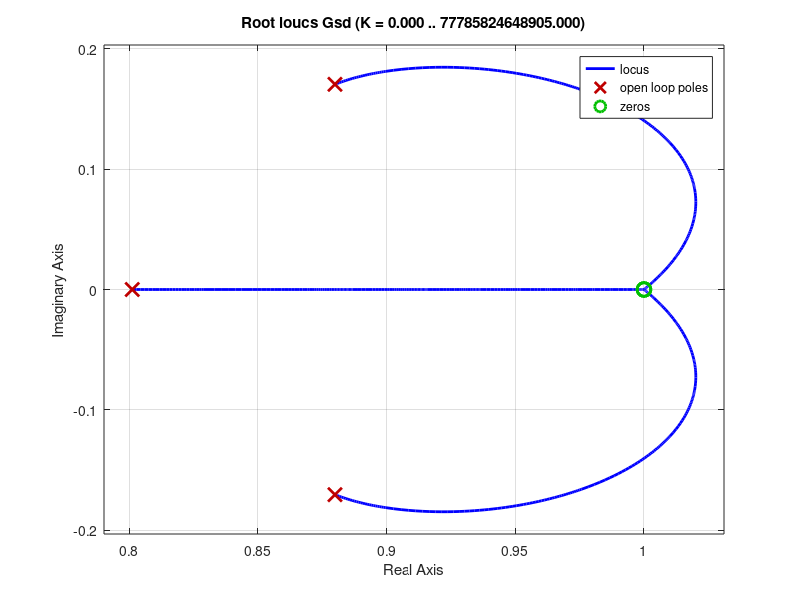
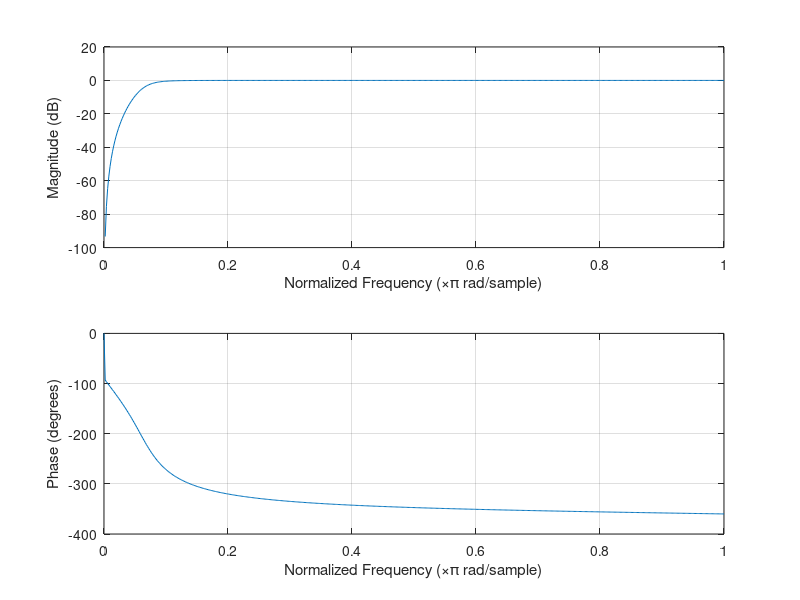
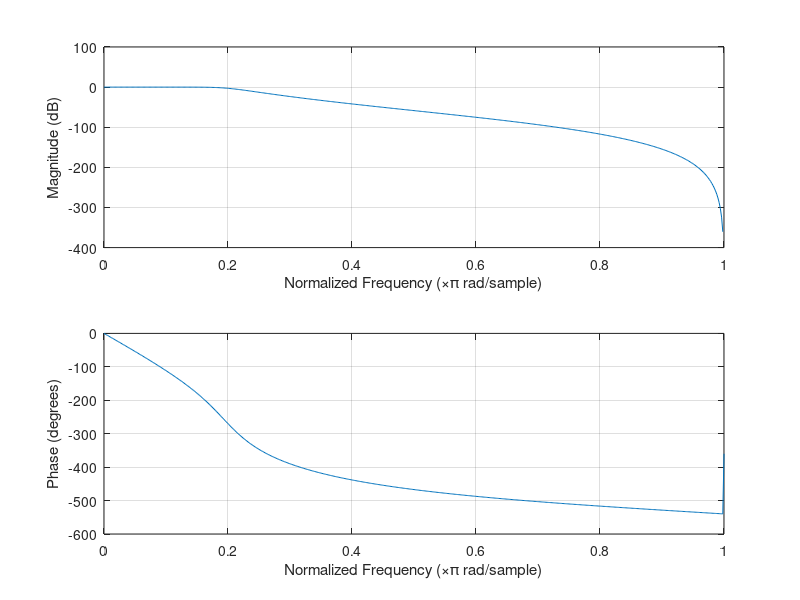
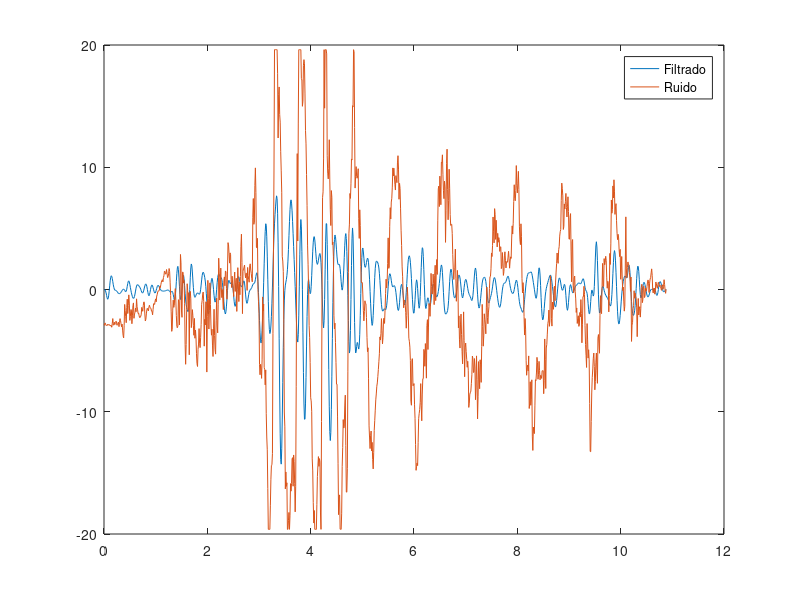

Write the MATLAB code that produced these figures, in order.
clear all
close all
data1 = csvread('sem_tremelique.csv', 1, 0);
ax = 9.81*data1(:,1);
taxa = 0.01;
Ts = taxa;
Fs = 1/taxa;
t = 0:taxa:(length(ax)-1)*taxa;


%%%%%Filtro IIR butterworth ou chebyshev
Fr = 7;
Fr2 = 20;
OmegaC = 2*pi*Fr;% freq angulr
OmegaC2 = 2*pi*Fr2;% freq angulr
w = 0:0.1:10*OmegaC;
N = 3; % Calculo da ordem do filtro
OmegaD = OmegaC/(2*pi*Fs); % freq normalizada
OmegaD2 = OmegaC2/(2*pi*Fs); % freq normalizada
figure
[bd,ad] = butter(N,OmegaD,'high'); %% Definição dos parametros do butterworth analogico
Gsd = tf(bd,ad,Ts);
rlocus(Gsd)
[bd2,ad2] = butter(2*N,OmegaD2,'low');

figure
freqz(bd,ad);
figure
freqz(bd2,ad2);
y1 = filter(bd,ad,ax); %passa alta
y1 = filter(bd2,ad2,y1); % passa baixa
v(1) = 0;
for x = 2:length(y1)
  v(x) = v(x-1) + Ts/2*(y1(x) + y1(x-1));
endfor
p(1) = 0;
for x = 2:length(v)
  p(x) = p(x-1) + Ts*(v(x) + v(x-1))/2;
endfor

v2 = cumtrapz(y1);
p2 = cumtrapz(v);
figure
plot(t,y1,t,ax)
legend("Filtrado","Ruido")
figure
FreW = 0:Fs/length(fft(ax)):Fs-Fs/length(fft(ax));
plot(FreW,mag2db(2*abs(fft(ax))./length(ax)))
xlim([0 Fs/2])

figure
FreW = 0:Fs/length(fft(y1)):Fs-Fs/length(fft(y1));
plot(FreW,mag2db(2*abs(fft(y1))./length(y1)))
xlim([0 Fs/2])

figure
plot(t,p)
